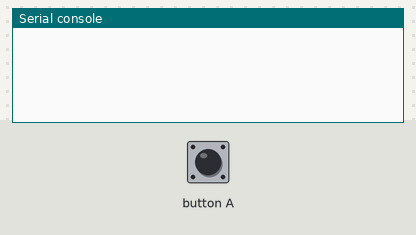
Bench run of a program on a simulated BBC micro:bit running MicroPython. Parts: the last lines printed to the serial console. The test bench sets the inputs (shaded band). No radio messages arrive unless stated (any console line starting 'radio sent:' is added by the test bench).

Above: at 1.2 s.
1.3 s: button A pressed for 0.15 s
At 2.6 s:
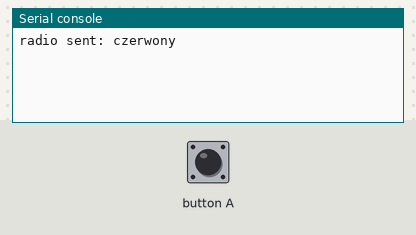
2.9 s: button A pressed for 1 s
At 5.1 s:
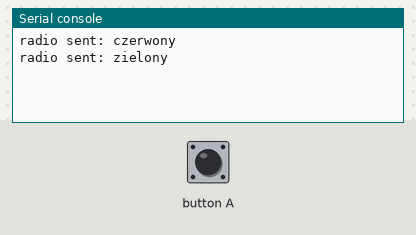
5.4 s: button A pressed for 0.15 s
At 6.0 s:
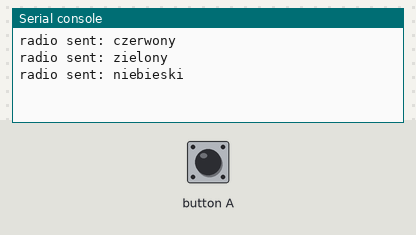

The program:

wysy_acz.py
```python
from microbit import *
import radio


radoi = 0

czy_drugafaza = False
radio.config(group=23)
radio.on()
while True:

    if button_a.is_pressed():
        czy_drugafaza = True
    elif czy_drugafaza == True:

        if radoi == 0:
            radio.send("czerwony")
            radoi += 1
        elif radoi == 1:

            radio.send("zielony")
            radoi += 1
        elif radoi == 2:

            radio.send("niebieski")
            radoi = 0
        czy_drugafaza = False
```

Measured:
- after the input at 1.3 s, the serial console: prints a new line after 0.15 s (image 1)
- after the input at 2.9 s, the serial console: prints a new line after 1.0 s (image 2)
- after the input at 5.4 s, the serial console: prints a new line after 0.15 s (image 3)
